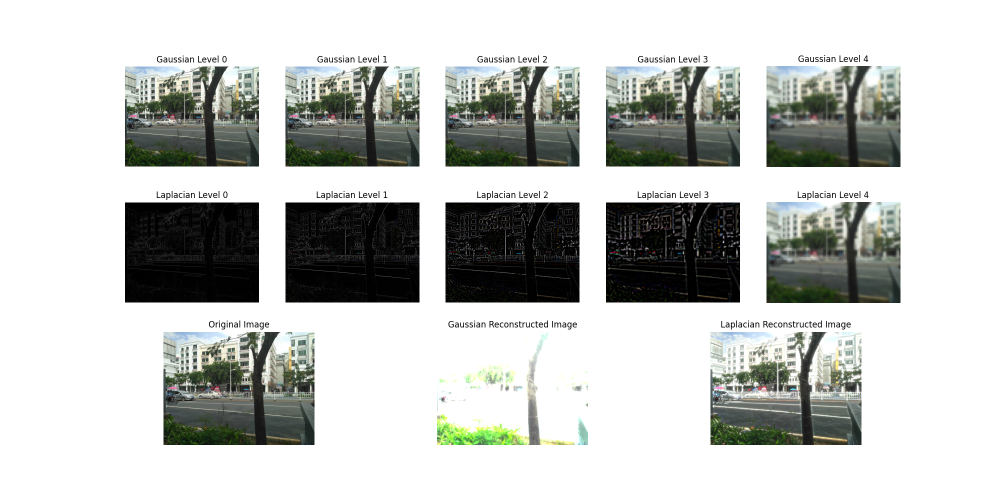
#> input picture laplacian&gaussian_pyramid.png, 2000 x 1000 px, given in place of the camera (shown at 1/2 size)
$ python camera_evm.py
#> lines starting #> are read from the running program, lines starting #| are printed output that depends on the picture
import cv2
import numpy as np
import copy
import time

def build_laplacian_pyramid(image, levels):
    gaussian_pyramid = [image]
    for i in range(levels):
        image = cv2.pyrDown(image)
        gaussian_pyramid.append(image)

    laplacian_pyramid = []
    for i in range(levels, 0, -1):
        size = (gaussian_pyramid[i-1].shape[1], gaussian_pyramid[i-1].shape[0])
        gaussian_expanded = cv2.pyrUp(gaussian_pyramid[i], dstsize=size)
        laplacian = cv2.subtract(gaussian_pyramid[i-1], gaussian_expanded)
        laplacian_pyramid.append(laplacian)

    return laplacian_pyramid

alpha = 10
lambda_c = 16
r1 = 0.5
r2 = 0.05
chromAttenuation = 0.1
nlevels = 8

cap = cv2.VideoCapture(0)
if not cap.isOpened():
    print("无法打开摄像头")
    exit()

# 初始化
ret, frame = cap.read()
#> frame is the input picture: shape (1000, 2000, 3); mean B, G, R 193.6, 196.5, 194.6
if not ret:
    print("无法接收帧 (stream end?). Exiting ...")
    cap.release()
    exit()

# 直接转换为YCrCb并归一化
frame = cv2.cvtColor(frame, cv2.COLOR_BGR2YCrCb).astype(np.float32) / 255.0
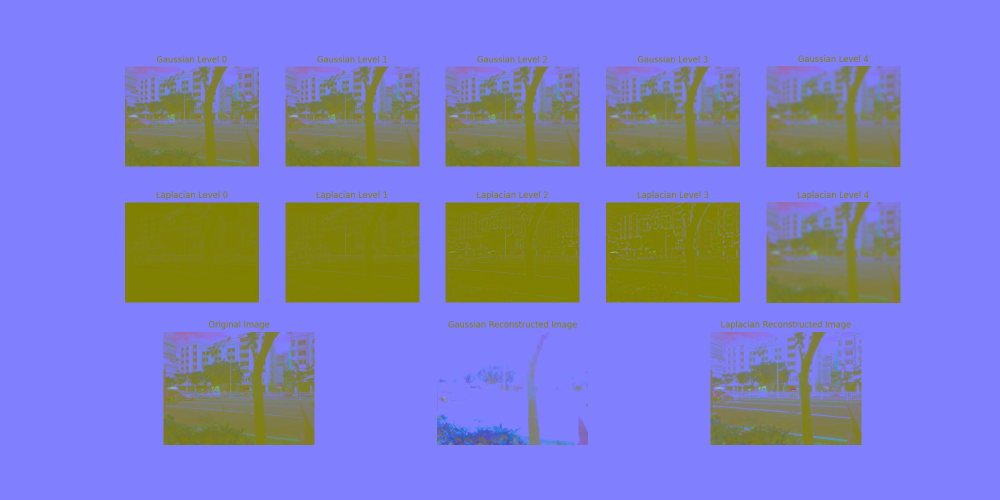
#> frame: shape (1000, 2000, 3) float32 (shown at 1/2 size); mean B, G, R 0.767, 0.498, 0.497
pyr = build_laplacian_pyramid(frame, levels=nlevels)
#> the loop in build_laplacian_pyramid, `for i in range(levels):` made 8 passes
#> pass 1, in build_laplacian_pyramid, `image = cv2.pyrDown(image)`:
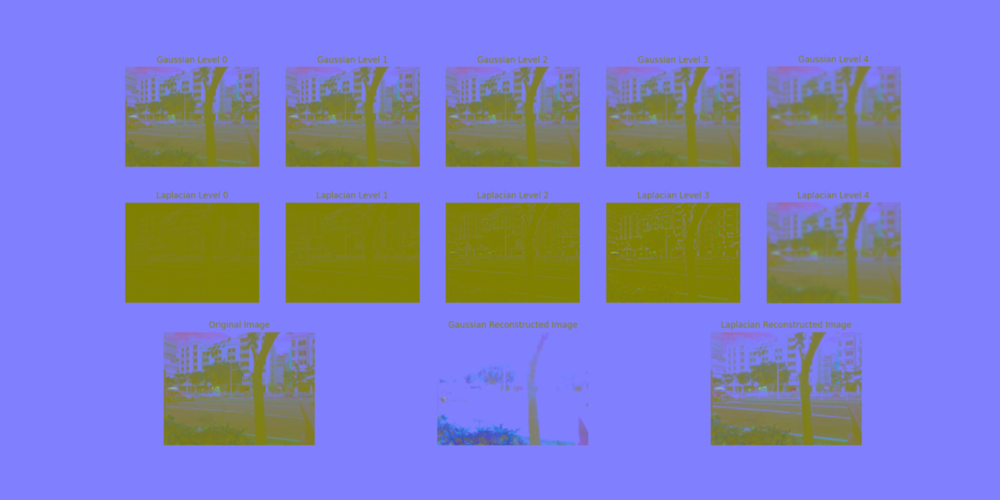
#> image: shape (500, 1000, 3) float32; mean of channels 0, 1, 2 0.767, 0.498, 0.497; drawn as B, G, R
#> pass 2, in build_laplacian_pyramid, `image = cv2.pyrDown(image)`:
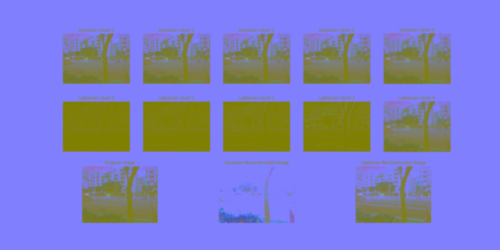
#> image: shape (250, 500, 3) float32; mean of channels 0, 1, 2 0.767, 0.5, 0.498; drawn as B, G, R
#> pass 3, in build_laplacian_pyramid, `image = cv2.pyrDown(image)`:
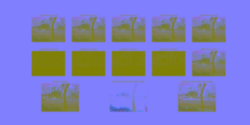
#> image: shape (125, 250, 3) float32; mean of channels 0, 1, 2 0.767, 0.499, 0.498; drawn as B, G, R
#> after the loop in build_laplacian_pyramid, `for i in range(levels):`: gaussian_pyramid = 9 items
#> the loop in build_laplacian_pyramid, `for i in range(levels, 0, -1):` made 8 passes
#> pass 3, in build_laplacian_pyramid, `gaussian_expanded = cv2.pyrUp(gaussian_pyramid[i], dstsize=size)`:
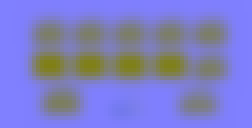
#> gaussian_expanded: shape (32, 63, 3) float32 (shown 4 times larger); mean of channels 0, 1, 2 0.774, 0.499, 0.498; drawn as B, G, R
#> pass 3, in build_laplacian_pyramid, `laplacian = cv2.subtract(gaussian_pyramid[i-1], gaussian_expanded)`:
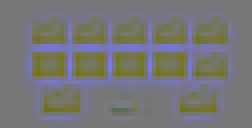
#> laplacian: shape (32, 63, 3) float32 (shown 4 times larger); mean of channels 0, 1, 2 0.000155, 7.99e-06, 1.15e-05; drawn with min black and max white
#> after the loop in build_laplacian_pyramid, `for i in range(levels, 0, -1):`: laplacian_pyramid = 8 items
#> pyr = 8 items
lowpass1 = copy.deepcopy(pyr)
#> lowpass1 = 8 items
lowpass2 = copy.deepcopy(pyr)
#> lowpass2 = 8 items

while True:
    ret, frame = cap.read()
    if not ret:
        print("无法接收帧 (stream end?). Exiting ...")
        break

    cv2.imshow('Original Camera', frame)

    start_time = time.time()

    # 颜色空间转换和归一化合并处理
    frame_ycrcb = cv2.cvtColor(frame, cv2.COLOR_BGR2YCrCb).astype(np.float32) / 255.0
    pyr = build_laplacian_pyramid(frame_ycrcb, levels=nlevels)

    # 时域滤波（原地操作优化）
    for i in range(nlevels):
        cv2.addWeighted(lowpass1[i], 1 - r1, pyr[i], r1, 0, dst=lowpass1[i])
        cv2.addWeighted(lowpass2[i], 1 - r2, pyr[i], r2, 0, dst=lowpass2[i])

    filtered = [lp1 - lp2 for lp1, lp2 in zip(lowpass1, lowpass2)]
#> filtered = 8 items

    # 空间频率放大（预计算参数优化）
    delta = lambda_c / 8 / (1 + alpha)
    exaggeration_factor = 2
    lambda_ = (frame.shape[0]**2 + frame.shape[1]**2)**0.5 / 3
#> lambda_ = 745.4

    for l in range(nlevels):
        if l == 0 or l == nlevels - 1:
            filtered[l].fill(0)
            continue

        currAlpha = (lambda_ / delta / 8 - 1) * exaggeration_factor
        if currAlpha > alpha:
            filtered[l] *= alpha
        else:
            filtered[l] *= currAlpha

        lambda_ /= 2
#> after the loop, lambda_ = 11.65

    # 金字塔重建（多通道同时处理）
    upsampled = filtered[0].copy()
    for l in range(1, nlevels):
        upsampled = cv2.pyrUp(upsampled, dstsize=(filtered[l].shape[1], filtered[l].shape[0]))
        upsampled += filtered[l]
#> upsampled: shape (1000, 2000, 3) float32; every value is 0

    # 色度通道衰减
    upsampled[..., 1] *= chromAttenuation
    upsampled[..., 2] *= chromAttenuation

    # 合成并转换颜色空间
    output = cv2.cvtColor(frame_ycrcb + upsampled, cv2.COLOR_YCrCb2BGR)

    # print(f"延迟: {(time.time() - start_time)*1000:.2f}ms")
    # cv2.putText(output, f"Delay: {(time.time() - start_time)*1000:.2f}ms", (10, 30), cv2.FONT_HERSHEY_SIMPLEX, 1, (0, 255, 0), 2)
    cv2.imshow('Amplified Camera', output)

    if cv2.waitKey(1) == ord('q'):
#> (key q is pressed here)
        break

cap.release()
cv2.destroyAllWindows()
